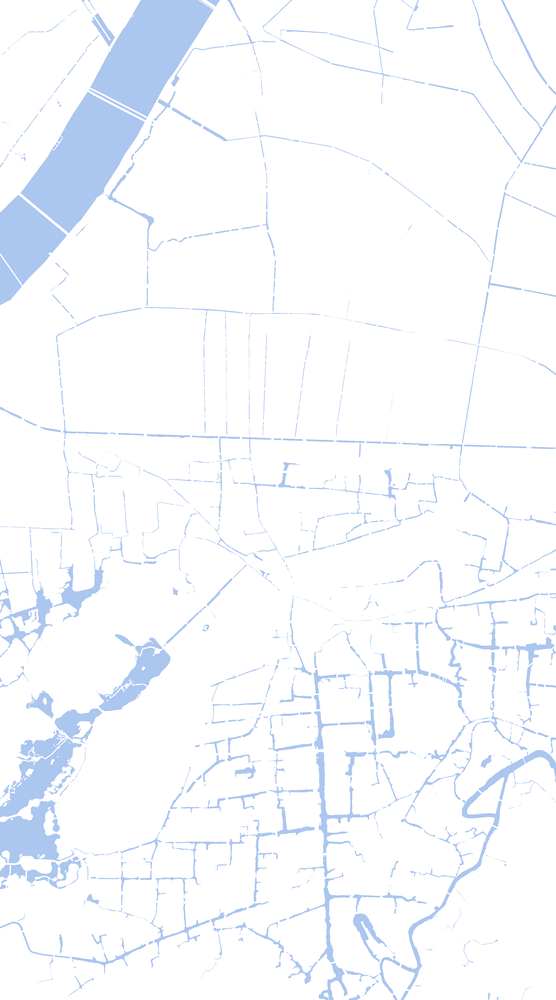
#> input picture src/classify/res/river_color_bg.png, 556 x 1000 px, shrunk from 2560 x 4608 before the run
$ python edge.py
#> lines starting #> are read from the running program, lines starting #| are printed output that depends on the picture
#! /usr/bin/env python
# -*- coding: utf-8 -*-
# __file__: edge
# 图像边缘检测
import numpy as np
import cv2


def edge(pic_path):
#> called with pic_path = './res/river_color_bg.png'
    image = cv2.imread(pic_path)
#> image is the input picture: shape (1000, 556, 3); mean B, G, R 253.4, 249.3, 246.5
    kernel = np.array([
        [-1, -1, -1],
        [-1, 8, -1],
        [-1, -1, -1],
    ])

    edges = cv2.filter2D(image, -1, kernel)
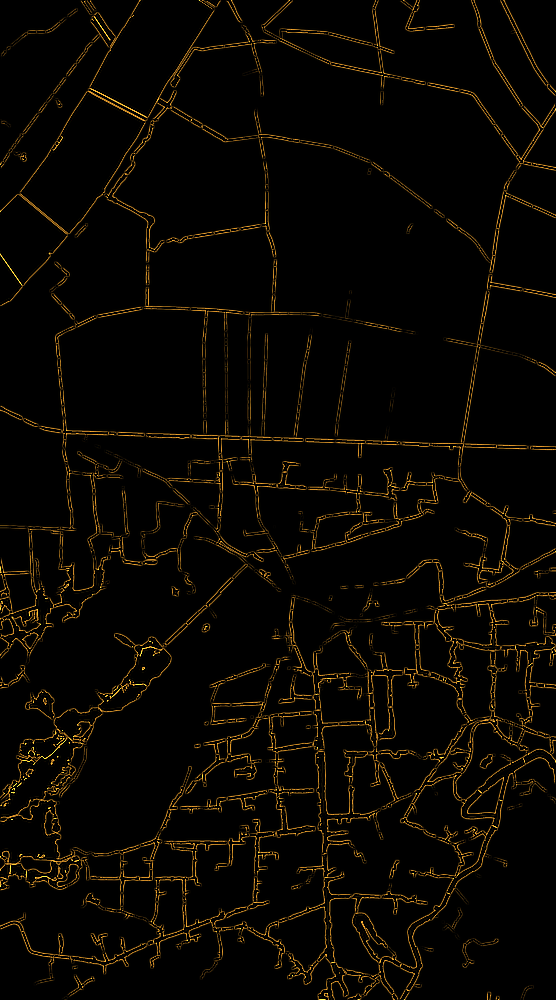
#> edges: shape (1000, 556, 3); mean B, G, R 1.9, 7.1, 10.3
    cv2.imwrite("./res/edges.jpg", edges)


if __name__ == '__main__':
    path = './res/river_color_bg.png'
    edge(pic_path=path)
